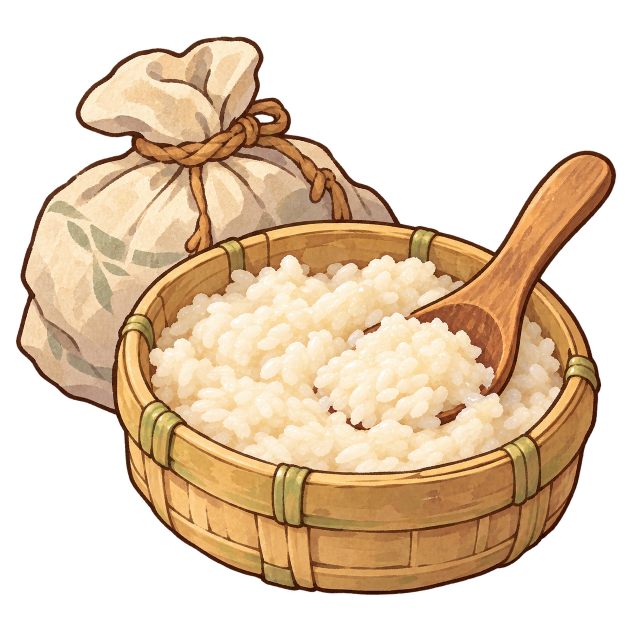
#> input picture 新建文件夹/米料备料.png, 1254 x 1254 px (shown at 1/2 size); its folder holds 5 pictures in this run
$ python trace_rice_prep.py '../新建文件夹/eg.jpg'   (older library calls are emulated)
#> lines starting #> are read from the running program, lines starting #| are printed output that depends on the picture; after the words box and inside, x2 and y2 are one past the last pixel; in counts of white or black regions, pixels touching at a corner belong together
### WhiteModel/trace_packs.py
"""What the traces of the packed ingredients share (trace_pancake.py, trace_sauerkraut.py, trace_seafood.py,
trace_pickle_base.py, trace_rice_prep.py), on top of trace_common: the art loaded, its colours as a map the model is
tinted from (the art's own colours, its broad light and shade taken out, for the shader puts its own back), each
piece's surface closed so that it can be seen from all round, and the traced data written for
sacks.traced_pack (food_models/traced_<id>.json and its _paint.npz: the paint channels and the colour map).
"""
import json
import os

import cv2
import numpy as np
from PIL import Image

from trace_common import (Camera, contour_points, disk, fill_holes, largest, neighbours, oriented, outline_mesh,
                          profile, raster, shading_band, smooth_inner, u8)

HERE = os.path.dirname(os.path.abspath(__file__))
ART_DIR = os.path.join(HERE, '..', '新建文件夹')


class Art:
    """The art: rgba, rgb, its alpha mask, hue (degrees), saturation and value (0-1) and luminance (0-255)."""

    def __init__(self, name):
#> called with name = '米料备料.png'
        self.rgba = np.asarray(Image.open(os.path.join(ART_DIR, name)).convert('RGBA'))
#> self.rgba is the input picture: shape (1254, 1254, 4); mean R, G, B, A 113.9, 91.9, 66.9, 139.2
        self.rgb = np.ascontiguousarray(self.rgba[..., :3])
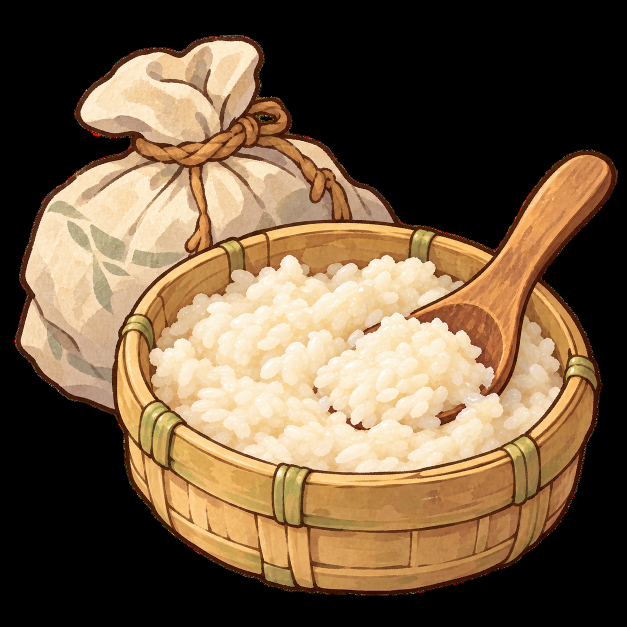
#> self.rgb: shape (1254, 1254, 3) (shown at 1/2 size); mean R, G, B 113.9, 91.9, 66.9
        self.alpha = self.rgba[..., 3] > 128
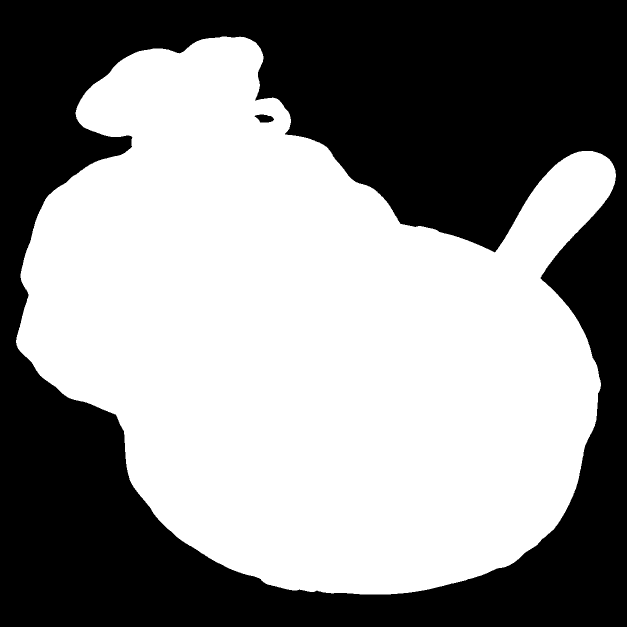
#> self.alpha: shape (1254, 1254) bool (shown at 1/2 size); 55.1% white; 2 black regions, box (x1, y1, x2, y2) and area: (0, 0, 1254, 1254) 705655, (509, 229, 548, 245) 437
        hsv = cv2.cvtColor(self.rgb, cv2.COLOR_RGB2HSV_FULL).astype(np.float32)
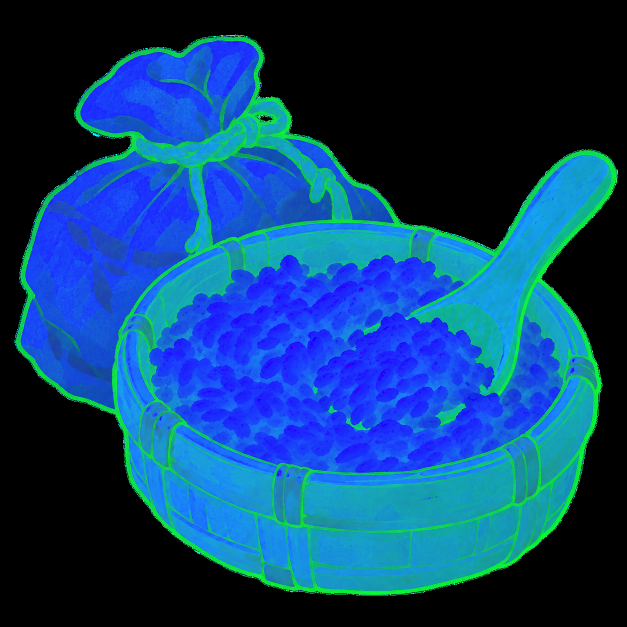
#> hsv: shape (1254, 1254, 3) float32 (shown at 1/2 size); mean R, G, B 12.9, 65.1, 114.1
        self.h, self.s, self.v = hsv[..., 0] * 360 / 256, hsv[..., 1] / 255, hsv[..., 2] / 255
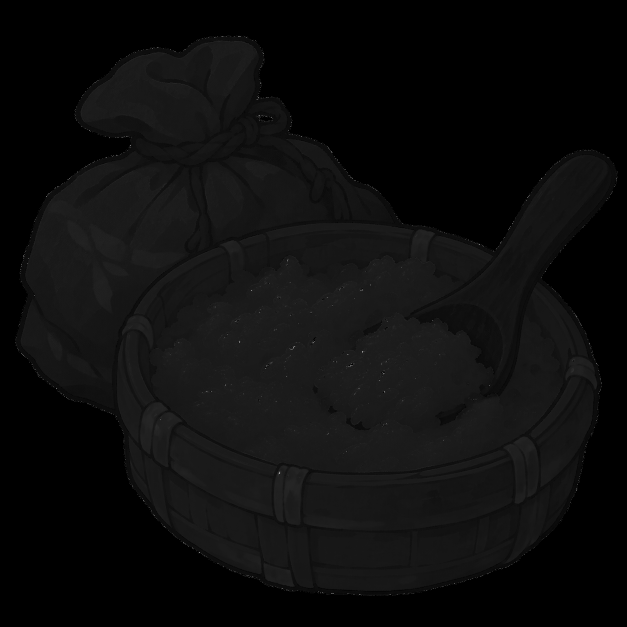
#> self.h: shape (1254, 1254) float32 (shown at 1/2 size); min 0, max 358.6, mean 18.1; drawn with min black and max white
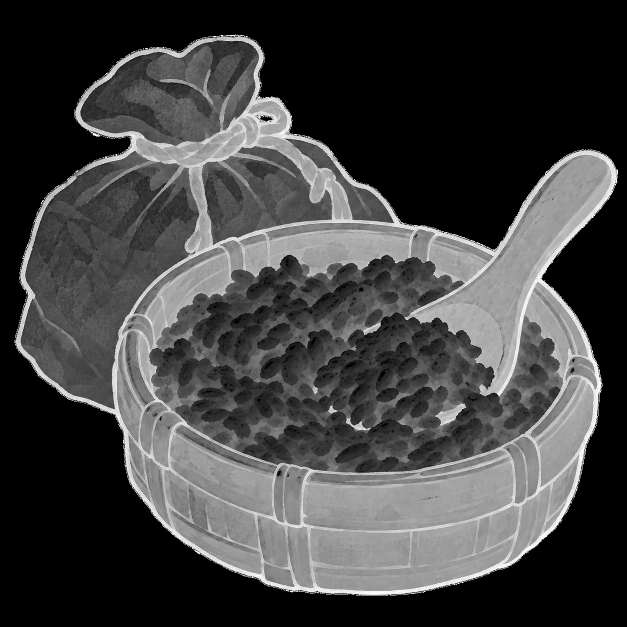
#> self.s: shape (1254, 1254) float32 (shown at 1/2 size); min 0, max 1, mean 0.255
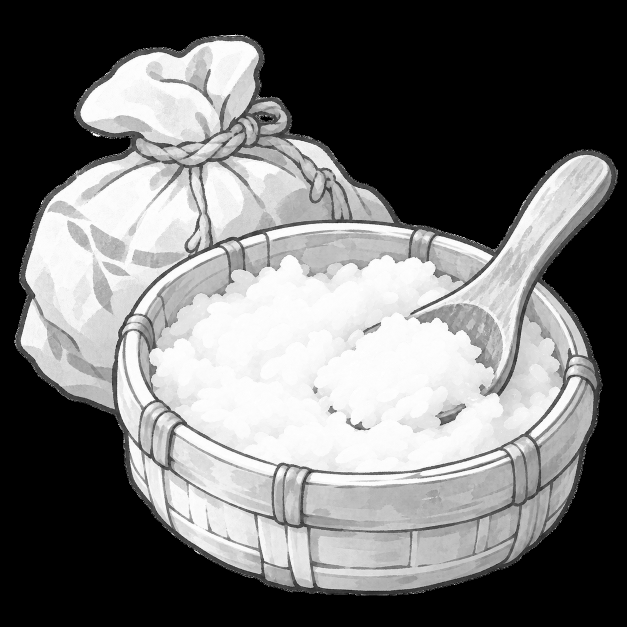
#> self.v: shape (1254, 1254) float32 (shown at 1/2 size); min 0, max 1, mean 0.447
        self.lum = self.rgb.astype(np.float32) @ np.array([0.3, 0.59, 0.11], np.float32)
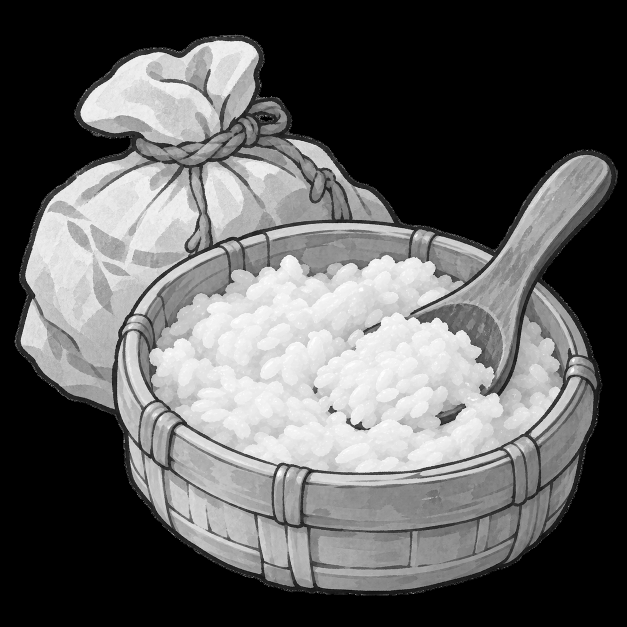
#> self.lum: shape (1254, 1254) float32 (shown at 1/2 size); min 0, max 255, mean 95.7
        self.H, self.W = self.alpha.shape
#> self.H = 1254; self.W = 1254
        self.yy, self.xx = np.mgrid[0:self.H, 0:self.W]


# [32 lines left out: functions colour_map, mean_colour, not called in this run]


def shade_hex(hexc, f=0.82, warm=(1.0, 0.95, 0.9)):
    c = [int(hexc[i:i + 2], 16) for i in (1, 3, 5)]
    return '#%02x%02x%02x' % tuple(int(min(255, x * f * w)) for x, w in zip(c, warm))


# [65 lines left out: functions zbuffer, piece_mesh, closed_over, depth_at, piece_record, write and 1 more, not called in this run]

### WhiteModel/trace_common.py
"""Shared tools for tracing a dish's art into its model (勾勒), used by trace_d10.py and trace_d18.py (trace_d06.py and
trace_d23.py came first and carry their own): the art's camera, the dish's surface under the food, cutting the art
into pieces, their colours, and each piece as a surface over its outline in the art, so that from the art's camera
it covers exactly what the art paints, its 3D shape a rounded mound (lying) or a rounded lens (standing).
"""
import heapq
import json
import math
import os
import subprocess
import tempfile

import cv2
import numpy as np
from PIL import Image, ImageDraw, ImageFont

HERE = os.path.dirname(os.path.abspath(__file__))
u8 = lambda m: m.astype(np.uint8)
disk = lambda r: cv2.getStructuringElement(cv2.MORPH_ELLIPSE, (2 * r + 1, 2 * r + 1))


# [5 lines left out: function fill_holes, not called in this run]


def largest(m):
    n, cc, st, _ = cv2.connectedComponentsWithStats(u8(m))
    return cc == 1 + np.argmax(st[1:, cv2.CC_STAT_AREA]) if n > 1 else m.astype(bool)


class Camera:
    """The art as an orthographic view from straight in front, `el` degrees up, k px a metre, the world's origin
    at the art pixel (u0, v0): X = u0 + k·x, Y = v0 - k·(y·sin el + z·cos el)."""

    def __init__(self, el, k, u0, v0):
        self.el, self.k, self.u0, self.v0 = el, k, u0, v0
        self.se, self.ce = math.sin(math.radians(el)), math.cos(math.radians(el))
        self.toward = np.array([0.0, -self.ce, self.se])        # from the food towards the camera
        self.away = -self.toward

    def project(self, x, y, z):
        return (self.u0 + self.k * np.asarray(x),
                self.v0 - self.k * (np.asarray(y) * self.se + np.asarray(z) * self.ce))

    # [5 lines left out: function on_ray, not called in this run]

    def depth(self, P):
        P = np.asarray(P)
        return P[..., 1] * self.ce - P[..., 2] * self.se

    # [28 lines left out: functions plane_depth, backproject, not called in this run]


class Grid:
    """Heights over a world grid (x, y), step metres apart, sampled bilinearly."""

    def __init__(self, z, x0, y0, step):
        self.z, self.x0, self.y0, self.step = z, x0, y0, step

    # [9 lines left out: function __call__, not called in this run]

    def xy(self):
        n_y, n_x = self.z.shape
        return np.meshgrid(self.x0 + np.arange(n_x) * self.step, self.y0 + np.arange(n_y) * self.step)

    # [37 lines left out: function top_of, not called in this run]


def dish_mesh(build, blender='E:/blender.exe'):
    """The dish the food lies on (its plate or bowl and its sauce), built by Blender from `build`: python making the
    Part `p` with food_models' helpers. Its vertices and triangles."""
    fd, path = tempfile.mkstemp(prefix='trace_dish_', suffix='.json')   # its own file: traces may run side by side
    os.close(fd)
    script = '\n'.join([
        'import sys, json, bmesh',
        'sys.path.insert(0, %r)' % HERE,
        'from food_models.core import *',
        'from food_models.plates import *',
        'p = Part()',
        build,
        'bm = p.bm',
        'bmesh.ops.triangulate(bm, faces=bm.faces[:])',
        'bm.verts.index_update()',
        "json.dump({'V': [list(v.co) for v in bm.verts], 'T': [[v.index for v in f.verts] for f in bm.faces]},"
        ' open(%r, "w"))' % path])
    subprocess.run([blender, '-b', '--factory-startup', '--python-expr', script], check=True,
                   stdout=subprocess.DEVNULL, stderr=subprocess.DEVNULL)
    with open(path) as fh:
        d = json.load(fh)
    os.remove(path)
    return np.array(d['V']), np.array(d['T'])


# ------------------------------------------------------------------ cutting the art into pieces

# [589 lines left out: functions flood, seeded_pieces, split, grow, posterize, paint_channels and 17 more, not called in this run]

### WhiteModel/trace_rice_prep.py
"""Traces 米料备料's art (新建文件夹/米料备料.png) so that the rice heaped in its tub, the spoon in it and the cloth bundle
behind are modelled 1:1 (勾勒): writes food_models/traced_rice_prep.json and its colours (_paint.npz), which
sacks.rice_prep builds the item from, and a tracing sheet.

    python WhiteModel/trace_rice_prep.py [--sheet <out.png>]

1. The art's camera, at the icons' 35°, its scale fitted so that the item built before covered the art's silhouette
   best, its origin moved to the tub's middle; the tub as the art draws it (sacks.MI_TUB: its rim's ellipse, its
   foot, read off the art), squeezed front to back as the art draws it; the green wraps where the art has them.
2. The pieces: a flood of the art seeded by strokes inside the rice, the spoon and the bundle (read off the art by
   eye) and on the tub round them, the art's ink lines walls.
3. The rice a heap over its outline in the tub, the art's grains in relief, closed down to the rice's level; the
   spoon a thin rounded lens standing up out of the rice, facing the eye; the bundle a plump lens standing behind
   the tub on the left, leaning back to the right, closed behind; its rope round the neck and its two ends, each a
   twisted rope along the art's, on the cloth; the sage leaves printed on the cloth painted on. The colours the
   art's own.
"""
import math
import sys

import cv2
import numpy as np

from trace_common import Camera, contour_points, dish_mesh, disk, fill_holes, largest, lying, neighbours, profile, \
    shading_band, smooth_inner, standing, u8
from trace_packs import Art, colour_map, depth_at, mean_colour, piece_mesh, piece_record, sheet, write, zbuffer

ART = '米料备料.png'
CAM = Camera(35.0, 3553.2, 715.0, 982.5)   # 651.2, 927.8 before: the origin moved to the tub's middle
TUB = dict(wall=[(0.1149, 0.0), (0.127, 0.02), (0.1313, 0.045), (0.133, 0.07)], z_rim=0.072, rim=0.138,
           top=0.0996, inside=0.114, fill=0.08, sy=0.862)   # as sacks.MI_TUB
WRAPS_ART = [(468, 487), (839, 483), (271, 665), (315, 875), (581, 955), (1048, 907), (1161, 745)]
STROKES = {
    1: [(380, 720), (480, 640), (600, 580), (720, 560), (820, 570)],                        # the rice
    2: [(450, 820), (600, 860), (750, 860), (880, 820), (1000, 760), (1060, 700)],
    3: [(905, 700), (950, 722)],
    4: [(1210, 340), (1150, 420), (1080, 500), (1020, 570)],                                # the spoon
    5: [(200, 450), (300, 400), (400, 420)],                                                # the bundle
    6: [(100, 550), (150, 700), (200, 780)],
    7: [(560, 420), (620, 455)],
    8: [(250, 150), (350, 130), (450, 140), (300, 230)],
}
RICE, SPOON, BUNDLE = (1, 2, 3), (4,), (5, 6, 7, 8)
TUB_STROKES = [[(300, 690), (500, 950), (800, 1000), (1100, 800), (1150, 700)], [(400, 1100), (700, 1150), (1000, 1080)],
               [(600, 470), (800, 465), (1000, 520)]]
# the bundle's rope (art pixels along each, radius): round the neck, and its two ends from the knot
ROPES = [([(270, 285), (330, 286), (380, 288), (430, 281), (470, 266), (505, 255)], 0.0027),
         ([(398, 300), (400, 340), (395, 385), (392, 425), (397, 460), (402, 478)], 0.0025),
         ([(525, 282), (560, 310), (600, 332), (630, 362), (650, 402), (660, 445)], 0.0025)]
KNOTS = [((505, 262), 0.009), ((552, 222), 0.0065)]
BUNDLE_PLANE = ((-0.17, 0.065, 0.0), (0.57, -0.82, 0.0))   # through its foot at the left, leaning back to the right
CHANNELS = ['leaf']


def wrap_angle(X, Y):
    T = TUB
    rc, zc = (T['rim'] + T['inside']) / 2, (T['z_rim'] + T['top']) / 2
    a = np.radians(np.arange(0, 360, 0.5))
    u, v = CAM.project(rc * np.cos(a), T['sy'] * rc * np.sin(a), np.full_like(a, zc))
    front = np.sin(a) < 0.15
    d = np.hypot(u - X, v - Y) + np.where(front | (Y < 600), 0, 1e3)
    return float(np.degrees(a[np.argmin(d)]))


def main():
    art = Art(ART)
    H, W = art.H, art.W
#> H = 1254; W = 1254
    V, T = dish_mesh("from food_models.sacks import mi_tub\nmi_tub(p)")
    zb_tub, _ = zbuffer(CAM, V, T, H, W)
    # where the tub is (its model seen by the camera), and inside its rim's inside edge
    tub_sil = np.isfinite(zb_tub) & art.alpha
    a = np.linspace(0, 2 * math.pi, 360)
    u, v = CAM.project(TUB['inside'] * np.cos(a), TUB['sy'] * TUB['inside'] * np.sin(a), np.full_like(a, TUB['top']))
    inner = np.zeros((H, W), np.uint8)
    cv2.fillPoly(inner, [np.round(np.stack([u, v], -1)).astype(np.int32)], 1)
    inner = cv2.erode(inner, disk(3)).astype(bool)
    wood = art.alpha & (art.h > 10) & (art.h < 36) & (art.s > 0.38) & (art.v > 0.22) & (art.v < 0.98)
    zone = np.zeros((H, W), np.uint8)   # round the spoon in the art: its handle over the rim, its bowl in the rice
    cv2.fillPoly(zone, [np.array([(830, 600), (860, 560), (1000, 480), (1150, 330), (1210, 290), (1250, 330),
                                  (1180, 450), (1060, 560), (1010, 640), (1000, 810), (940, 800), (840, 660)], np.int32)], 1)
    spoon = wood & zone.astype(bool)
    spoon = cv2.morphologyEx(u8(spoon), cv2.MORPH_CLOSE, disk(3))
    n_, cc_ = cv2.connectedComponents(spoon)
    spoon = fill_holes(cc_ == cc_[420, 1150])                 # what joins the handle
    spoon = cv2.morphologyEx(u8(spoon), cv2.MORPH_OPEN, disk(3)).astype(bool)
    rice = fill_holes(cv2.morphologyEx(u8(inner & art.alpha & ~spoon), cv2.MORPH_OPEN, disk(3)).astype(bool)) & ~spoon
    rice = largest(rice)
    bundle = largest(fill_holes(cv2.morphologyEx(u8(art.alpha & ~tub_sil & ~spoon & (art.xx < 830)), cv2.MORPH_OPEN,
                                                 disk(4)).astype(bool)))
    rg = art.rgb[..., 0].astype(int) - art.rgb[..., 1].astype(int)
    leaf = bundle & (rg < 16) & (art.lum < 215) & (art.lum > 90) & (art.s > 0.1)    # the sage prints: greyer, greener
    leaf = cv2.morphologyEx(u8(leaf), cv2.MORPH_OPEN, disk(2))
    leaf = cv2.morphologyEx(leaf, cv2.MORPH_CLOSE, disk(4)).astype(bool)
    nn, cc, st, _ = cv2.connectedComponentsWithStats(u8(leaf))
    keep = np.zeros(nn, bool)
    keep[1:] = st[1:, cv2.CC_STAT_AREA] >= 150
    leaf = keep[cc]
    paint = np.clip(cv2.GaussianBlur(leaf.astype(np.float32), (0, 0), 1.5) * 255 + 0.5, 0, 255).astype(np.uint8)[..., None]
    tub = art.alpha & ~(rice | spoon | bundle)
    print('[trace] px: rice', rice.sum(), 'spoon', spoon.sum(), 'bundle', bundle.sum(), 'leaf', leaf.sum(), flush=True)
    colour = np.zeros((H, W, 3), np.uint8)
    for m, fl in ((rice, 0.5), (spoon, 0.4), (bundle, 0.6), (tub, 0.55)):
        c = colour_map(art, [m], flatten=fl, sigma=40, ink=0.3)
        colour[m | (cv2.dilate(u8(m), disk(6)).astype(bool) & (colour.sum(-1) == 0))] = \
            c[m | (cv2.dilate(u8(m), disk(6)).astype(bool) & (colour.sum(-1) == 0))]
    print('[trace] colours: rice', mean_colour(art, rice), 'spoon', mean_colour(art, spoon), 'cloth',
          mean_colour(art, bundle & ~leaf), 'leaf', mean_colour(art, leaf), 'tub', mean_colour(art, tub & (art.v > 0.4)),
          flush=True)
    wraps = [round(wrap_angle(X, Y), 1) for X, Y in WRAPS_ART]
    pieces = []
    # the rice: a heap over the rice's level
    mk, uv, tris, nb, d, R, lean = piece_mesh(CAM, rice, 0.012, 0.0045, ring=0.0006, smooth_px=3.0)
    iy, ix = (np.clip(np.round(uv[:, i]).astype(int), 0, n - 1) for i, n in ((1, H), (0, W)))
    band = shading_band(art.lum, mk, 2.0, 10.0)[iy, ix]
    L = profile(d, R, 0.045, 0.012, 0.3, lean, 0.006, band)
    L = smooth_inner(L, nb, neighbours(len(uv), tris), passes=1)
    fz = TUB['fill']
    base = lambda x, y: np.full_like(np.asarray(x, float), fz)
    # closed a little under its outline (a short skirt, so that it stays inside the tub's wall all round)
    P, Tt = lying(CAM, uv, tris, nb, L, base, close=lambda x, y: np.full_like(np.asarray(x, float), fz + 0.008))
    pieces.append(piece_record('rice', 'rice', 'MiRice', nb, P, Tt, ink=(0.8, 2.0), tint=0.7, extra={'closed': len(uv)}))
    zb_rice, _ = zbuffer(CAM, P, np.array([t for t in Tt if max(t) < len(uv)]), H, W)
    # the spoon: a thin lens standing out of the rice, facing the eye
    mk, uv, tris, nb, d, R, lean = piece_mesh(CAM, spoon, 0.009, 0.004, ring=0.0006, smooth_px=2.0)
    Ls = profile(d, R, 0.005, 0.0008)
    s_anchor = float(depth_at(zb_rice, np.array([[870.0, 640.0]]), float(np.nanmin(zb_rice[np.isfinite(zb_rice)])), r=6)[0])
    anchor = CAM.on_ray(870.0, 640.0, s_anchor - 0.004)
    P, Tt = standing(CAM, uv, tris, nb, Ls, Ls * 0.8, anchor)
    pieces.append(piece_record('spoon', 'spoon', 'MiSpoon', nb, P, Tt, ink=(1.0, 2.5), tint=0.8))
    # the bundle: a plump lens standing behind the tub on the left, leaning back to the right
    extra = contour_points([leaf], 14.0)
    mk, uv, tris, nb, d, R, lean = piece_mesh(CAM, bundle, 0.016, 0.006, ring=0.0008, smooth_px=3.0, extra=extra,
                                              margin=2.5)
    iy, ix = (np.clip(np.round(uv[:, i]).astype(int), 0, n - 1) for i, n in ((1, H), (0, W)))
    band = shading_band(art.lum, mk, 3.0, 20.0)[iy, ix]
    Lf = profile(d, R, 0.04, 0.001, 0.0, lean, 0.006, band)
    Lb = profile(d, R, 0.04, 0.001)
    Lf = smooth_inner(Lf, nb, neighbours(len(uv), tris), passes=1)
    a0, n0 = (np.array(v) for v in BUNDLE_PLANE)
    P, Tt = standing(CAM, uv, tris, nb, Lf, Lb, a0, normal=n0 / np.linalg.norm(n0))
    P[:, 2] = np.maximum(P[:, 2], 0.0005)
    pieces.append(piece_record('bundle', 'bundle', 'MiCloth', nb, P, Tt, paint=[(0, 'MiLeafPrint')], ink=(1.0, 2.5),
                               tint=0.7))
    zb_b, _ = zbuffer(CAM, P, np.array([t for t in Tt if max(t) < len(uv)]), H, W)
    fall = float(np.nanmin(zb_b[np.isfinite(zb_b)]))
    ropes = []
    for path, r in ROPES:
        q = np.array(path, float)
        s = depth_at(zb_b, q, fall, r=4)
        ropes.append([np.round(CAM.on_ray(q[:, 0], q[:, 1], s - r * 1.4), 5).tolist(), r])
    knots = []
    for (X, Y), r in KNOTS:
        s = float(depth_at(zb_b, np.array([[X, Y]], float), fall, r=6)[0])
        knots.append([np.round(CAM.on_ray(X, Y, s - r * 0.7), 5).tolist(), r])
    print(f'[trace] wraps at {wraps}; triangles: ' + ', '.join(f"{p['name']} {len(p['tris'])}" for p in pieces), flush=True)
    write('rice_prep', CAM, pieces, paint, colour, CHANNELS, extra={'wraps': wraps, 'ropes': ropes, 'knots': knots})
    if '--sheet' in sys.argv:
        lab = np.where(rice, 1, np.where(spoon, 2, np.where(bundle, 3, 0)))
        lab[leaf] = 4
        sheet(sys.argv[sys.argv.index('--sheet') + 1], art, lab, ['rice', 'spoon', 'bundle', 'leaf'],
              ('原图上的描线（蓝：每一块）', '描出的：米堆、木勺、布包（印着叶子）'), crop=(0, 60, 1254, 1200))


if __name__ == '__main__':
#> (the run stopped early here; a loop or call above may not have finished)
